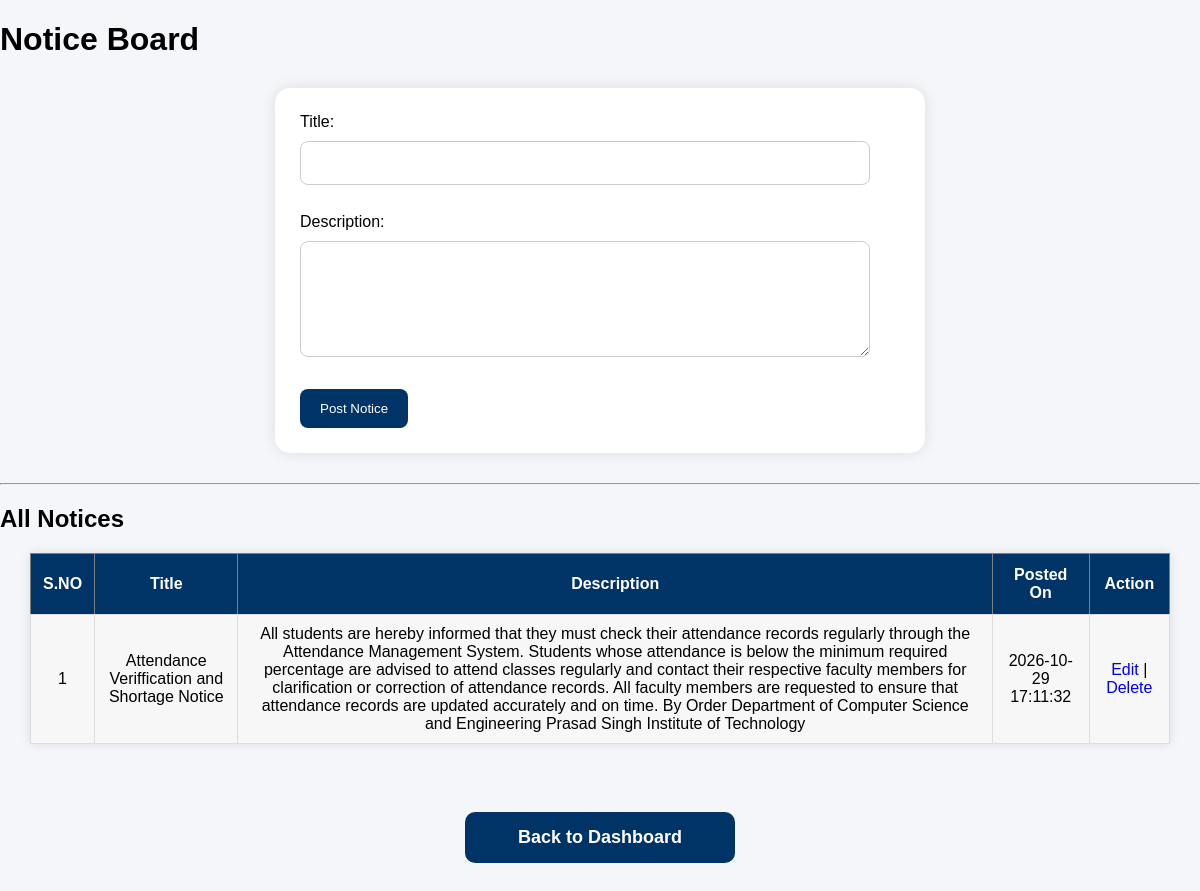
The app's page /notice.php (signed in) with its own data.
### tables this page shows
CREATE TABLE notices (
            id INTEGER PRIMARY KEY AUTOINCREMENT,
            title TEXT NOT NULL,
            description TEXT NOT NULL,
            created_at TEXT NOT NULL DEFAULT CURRENT_TIMESTAMP
        );

### app.py (the view, shortened to what this page needs)
@app.route("/notice.php", methods=["GET", "POST"])
def notice_page():
    if "username" not in session:
        return redirect("/index.php")
    if request.args.get("delete"):
        notice_id = request.args.get("delete")
        conn = get_db()
        conn.execute("DELETE FROM notices WHERE id = ?", (notice_id,))
        conn.commit()
        conn.close()
    conn = get_db()
    notices = conn.execute("SELECT * FROM notices ORDER BY id DESC").fetchall()
    conn.close()
    return render_template("notice.html", notices=notices, sn=1)

### app.py (called while the page is built)
def get_db():
    conn = sqlite3.connect(DB_PATH)
    conn.row_factory = sqlite3.Row
    return conn

### templates/notice.html (shortened to what this page needs)
<!DOCTYPE html>
<html>
<head>
<link rel="stylesheet" href="/style.css">
</head>
<body>
<h1>Notice Board</h1>
<form action="/notice.php" method="post" class="page-form">
Title:
<input type="text" name="title" required>
<br><br>
Description:
<br>
<textarea name="description" rows="5" cols="40" required></textarea>
<br><br>
<button type="submit" name="save" value="Post Notice">Post Notice</button>
</form>
<hr>
<h2>All Notices</h2>
<table border="1" cellpadding="10">
<tr>
<th>S.NO</th>
<th>Title</th>
<th>Description</th>
<th>Posted On</th>
<th>Action</th>
</tr>
{% for row in notices %}
<tr>
<td>{{ loop.index }}</td>
<td>{{ row.title }}</td>
<td>{{ row.description }}</td>
<td>{{ row.created_at }}</td>
<td>
<a href="/edit_notice.php?id={{ row.id }}">Edit</a> |
<a href="/notice.php?delete={{ row.id }}" onclick="return confirm('Delete this notice?')">Delete</a>
</td>
</tr>
{% endfor %}
</table>
<br>
<div class="back-btn">
<a href="/dashboard.php" class="btn">Back to Dashboard</a>
</div>
</body>
</html>

### records on screen
notices: title "Attendance Veriffication and Shortage Notice", description "All students are hereby informed that they must check their attendance records regularly through the Attendance Management System. Students whose attendance is below the minimum required percentage are advised to attend classes regularly and contact their respective faculty members for clarification or correction of attendance records. All faculty members are requested to ensure that attendance records are updated accurately and on time. By Order Department of Computer Science and Engineering Prasad Singh Institute of Technology", created_at "2026-10-29 17:11:32"
